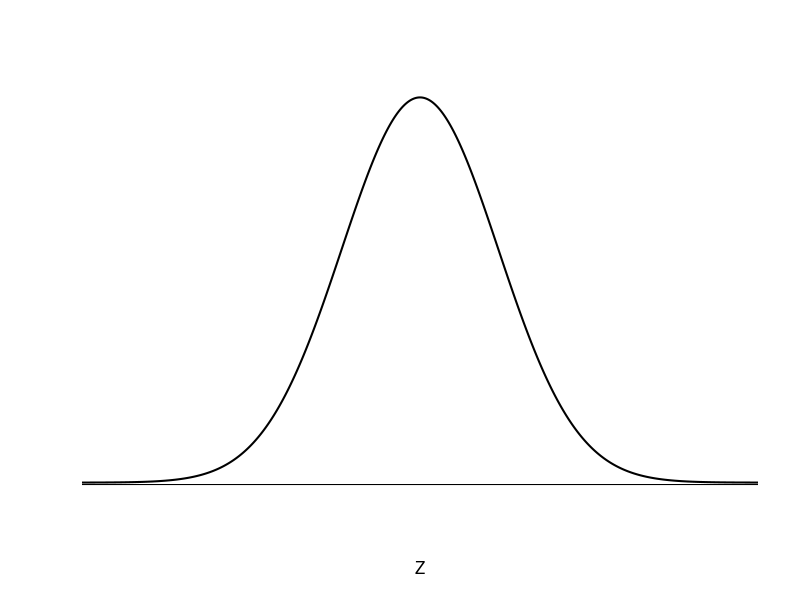

Here is the R script that generated this plot:
## ---- chunk 1
X <- seq(-5,5,0.01)
Y <- dnorm(X)
plot(X, Y, type='l', axes=F, xlim=c(-4,4), lwd=2, ylab="", xlab="Z")
#axis(1, at=-3:3)
abline(h=-0.002)
